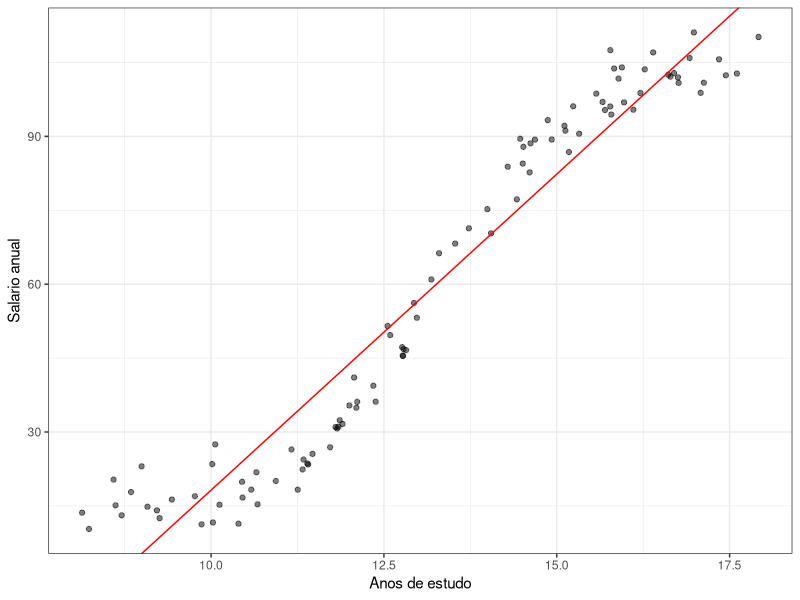

Here is the R script that generated this plot:
library(ggplot2) # biblioteca para construcao de graficos

# funcao que gera dados para simulacao ------------------------------------

f <- function(x){
  return (45 * tanh(x/1.9 - 7) + 60)
}

gera_salarios <- function(anos_estudo, media_erro = 0, desvio_erro = 4){
  return (f(anos_estudo) + rnorm(n = length(anos_estudo),
                                 mean = media_erro, sd = desvio_erro))
}

gera_salarios(1)
gera_salarios(1)
gera_salarios(5:10)

# -------------------------------------------------------------------------
# Modelo linear -----------------------------------------------------------
set.seed(1) # semente aleatoria

n_obs <- 100 # numero de observacoes que serao geradas
anos_estudo <- runif(n = n_obs,
                     min = 8, max = 18) # valores para anos de estudo
salario <- gera_salarios(anos_estudo) # valores para salario

# cria o dataframe com todos os dados
dados <- data.frame(x = anos_estudo, y = salario)

fit1 <- lm(y ~ x, dados) # ajuste do modelo

summary(fit1) # sumario das estimativas do modelo

# grafico com resultados
ggplot(data = dados, aes(x, y)) +
  geom_point(alpha = 0.5) + # dados usados pelo modelo
  geom_abline(intercept = fit1$coefficients[1],
              slope = fit1$coefficients[2],
              color = "red") +
  labs(x = "Anos de estudo", y = "Salario anual") +
  theme_bw()

# erro dentro da amostra
y_hat <- predict(fit1, dados)
(erro_dentro <- mean((y_hat - dados$y)^2))

# -------------------------------------------------------------------------
# Modelo linear - treino e validação --------------------------------------
set.seed(123)

# seleciona aleatoriamente 80% dos dados para construir o
# conjunto de treinamento
ids_treino <- sample(1:nrow(dados),
                     size = 0.80 * nrow(dados),
                     replace = FALSE)

treino <- dados[ids_treino, ] # dados de treino
teste <- dados[-ids_treino, ] # dados de teste

fit2 <- lm(y ~ x, treino) # ajuste do modelo linear

summary(fit2) # sumario das estimativas do modelo

# erro dentro da amostra
(erro_dentro2 <- mean((predict(fit2, treino) - treino$y)^2))
# erro fora dentro da amostra
(erro_fora2 <- mean((predict(fit2, teste) - teste$y)^2))

# -------------------------------------------------------------------------
# Modelo linear - validacao cruzada ---------------------------------------
set.seed(1)

k <- 5 # numero de lotes na valicadao cruzada

# definicao dos lotes
lote <- sample(1:k, size = nrow(dados), replace = TRUE)

table(lote) # numero de observacoes em cada lote

erro_tmp <- numeric(k) # vetor que vai guardar estimativa dos
# erros em cada lote

# inicio da validacao cruzada
for(i in 1:k){
  treino <- dados[lote != i,] # dados de treino
  teste <- dados[lote == i,] # dados de teste

  fit_vc <- lm(y ~ x, treino) # estimacao do modelo

  # erro fora da amostra para o lote i
  erro_tmp[i] <- mean((predict(fit_vc, teste) - teste$y)^2)
}
# fim da validacao cruzada

# erro fora da amostra estimado pela validacao cruazada
(erro_vc <- mean(erro_tmp))


# Comparativo -------------------------------------------------------------
# comparativo do erro estimado em diferentes cenarios
data.frame(erro = c("Dentro da amostra",
                    "Separação treino e validação",
                    "Validação cruzada"),
           valor = c(erro_dentro, erro_fora2, erro_vc))


# EXTRA: estudo sobre a ---------------------------------------------------
# decomposicao do erro em vies e variancia --------------------------------
set.seed(1234) # define semente aleatoria

N <- 1000 # numero de repeticoes que vamos fazer

y_pred <- numeric(N)

n_obs <- 30 # numero de observacoes em cada conjunto gerado

for (i in 1:N) {
  anos_estudo <- runif(n = n_obs, min = 8, max = 18) # gera valores para anos de estudo
  salario <- gera_salarios(anos_estudo) # gera valores para salario
  dados <- data.frame(x = anos_estudo, y = salario) # armazena os dados em um dataframe

  fit <- lm(y ~ x, dados)

  y_pred[i] <- predict(fit, newdata = data.frame(x=11)) #avaliar predicao no ponto x=11
}

var(y_pred) # variancia
(mean(y_pred) - f(11))^2 # vies2
var(y_pred) + (mean(y_pred) - f(11))^2 # soma de variancia e vies2
mean((y_pred - f(11))^2) # erro de predicao
